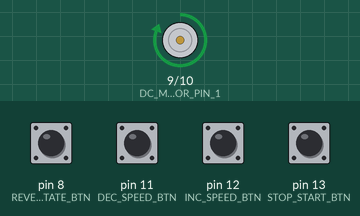
Bench run of a sketch on a simulated Arduino Uno, built with avr-gcc and run on an emulated ATmega328P. Parts: motor-driver pin pairs drawn as motors (green arrow = first pin HIGH = forward, orange = second pin HIGH = backward, longer = more drive). The inputs (shaded band) are chosen by the test bench; at power-on: pin 8 (REVERSE_ROTATE_BTN), pin 11 (DEC_SPEED_BTN), pin 12 (INC_SPEED_BTN), pin 13 (STOP_START_BTN) HIGH.

Above: at 1.2 s.
1.3 s: pin 8 (REVERSE_ROTATE_BTN) pulled LOW for 0.15 s
At 2.5 s:
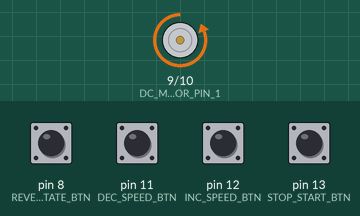
2.9 s: pin 11 (DEC_SPEED_BTN) pulled LOW for 0.15 s
At 3.8 s:
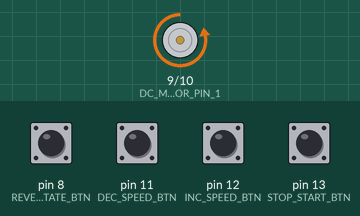
4.5 s: pin 13 (STOP_START_BTN) pulled LOW for 0.15 s
At 5.0 s:
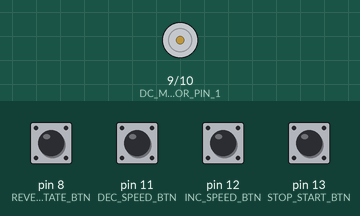
6.1 s: pin 13 (STOP_START_BTN) pulled LOW for 1 s
At 7.4 s:
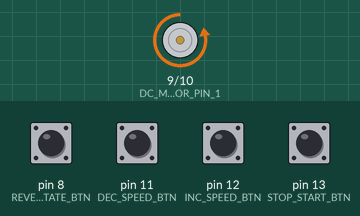
8.6 s: pin 8 (REVERSE_ROTATE_BTN) pulled LOW for 1 s
At 10.6 s:
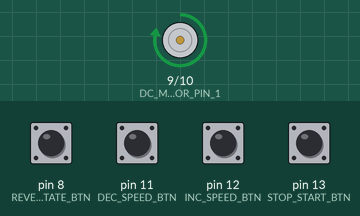
11.1 s: pin 12 (INC_SPEED_BTN) pulled LOW for 0.15 s
At 12.4 s:
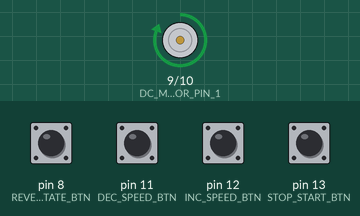
Timing chart, 0 to 13.7 s (numbered marks = the images above; inputs shaded):
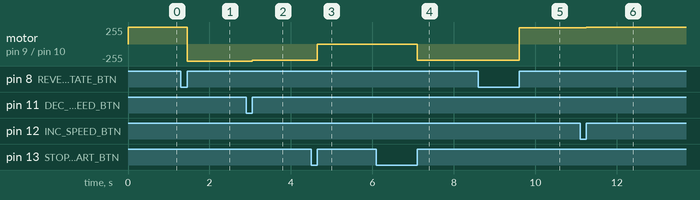

Measured:
- after the input at 1.3 s, motor on pin 9 (DC_MOTOR_PIN_1) / pin 10 (DC_MOTOR_PIN_2): forward 255/255 → backward 255/255 after 0.15 s
- after the input at 2.9 s, motor on pin 9 (DC_MOTOR_PIN_1) / pin 10 (DC_MOTOR_PIN_2): backward 255/255 → backward 245/255 after 0.15 s
- after the input at 4.5 s, motor on pin 9 (DC_MOTOR_PIN_1) / pin 10 (DC_MOTOR_PIN_2): backward 245/255 → stopped after 0.15 s
- after the input at 6.1 s, motor on pin 9 (DC_MOTOR_PIN_1) / pin 10 (DC_MOTOR_PIN_2): stopped → backward 245/255 after 1.0 s
- after the input at 8.6 s, motor on pin 9 (DC_MOTOR_PIN_1) / pin 10 (DC_MOTOR_PIN_2): backward 245/255 → forward 245/255 after 1.0 s
- after the input at 11.1 s, motor on pin 9 (DC_MOTOR_PIN_1) / pin 10 (DC_MOTOR_PIN_2): forward 245/255 → forward 255/255 after 0.15 s

The sketch:

DC.ino
```cpp
int DC_MOTOR_PIN_1 = 9;
int DC_MOTOR_PIN_2 = 10;
int STOP_START_BTN = 13;
int INC_SPEED_BTN = 12;
int DEC_SPEED_BTN = 11;
int REVERSE_ROTATE_BTN = 8;
bool motorIsOn;
int motorSpeed;
int temp;

// the setup function runs once when you press reset or power the board
void setup() {
  // initialize digital pin DC MOTOR PIN as an output.
  pinMode (DC_MOTOR_PIN_1, OUTPUT);
  pinMode (DC_MOTOR_PIN_2, OUTPUT);

  //
  pinMode (STOP_START_BTN, INPUT_PULLUP);
  pinMode (INC_SPEED_BTN, INPUT_PULLUP);
  pinMode (DEC_SPEED_BTN, INPUT_PULLUP);
  pinMode (REVERSE_ROTATE_BTN, INPUT_PULLUP);

  motorIsOn = true;
  motorSpeed = 255;

}

// the loop function runs over and over again forever
void loop() {
  if(digitalRead(STOP_START_BTN) == LOW)
  {
    while(digitalRead(STOP_START_BTN) == LOW)
    {}
    motorIsOn = !motorIsOn;
  }
  if(digitalRead(INC_SPEED_BTN) == LOW)
  {
    while(digitalRead(INC_SPEED_BTN) == LOW)
    {}
    motorSpeed = (motorSpeed + 10) > 255 ? 255 : motorSpeed + 10;
  }
  if(digitalRead(DEC_SPEED_BTN) == LOW)
  {
    while(digitalRead(DEC_SPEED_BTN) == LOW)
    {}
    motorSpeed = (motorSpeed - 10) < 0 ? 0 : motorSpeed - 10;
  }
  if(digitalRead(REVERSE_ROTATE_BTN) == LOW)
  {
    while(digitalRead(REVERSE_ROTATE_BTN) == LOW)
    {}
    temp = DC_MOTOR_PIN_1;
    DC_MOTOR_PIN_1 = DC_MOTOR_PIN_2;
    DC_MOTOR_PIN_2 = temp;
  }

  if(motorIsOn)
    analogWrite(DC_MOTOR_PIN_1, motorSpeed);
  else
    analogWrite(DC_MOTOR_PIN_1, 0);

  analogWrite(DC_MOTOR_PIN_2, 0);

}
```
